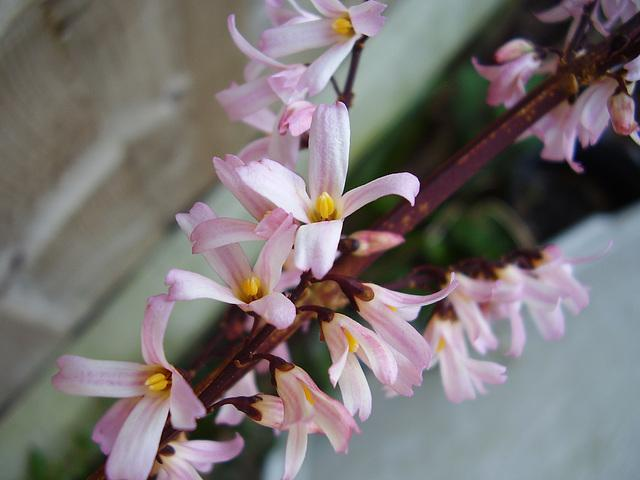
#> input picture python-code/opengl-learning/resources/images/f2.jpg, 640 x 480 px, found by its file name
$ jupyter execute '2.14Prewitt 边缘检测.ipynb'   (shell and % lines are left out)
#> lines starting #> are read from the running program, lines starting #| are printed output that depends on the picture; after the words box and inside, x2 and y2 are one past the last pixel; in counts of white or black regions, pixels touching at a corner belong together
# Prewitt 边缘检测

[cell 1]
#coding:utf-8
import numpy as np
import cv2
import matplotlib.pyplot as plt
import pandas as pd
from pandas import DataFrame

[cell 2]
src = cv2.cvtColor(cv2.imread('../datas/f2.jpg'),cv2.COLOR_BGR2RGB)

[cell 3]
def prewitt_edge(src):
    rgb = np.float64(src)
    dst = np.zeros_like(rgb)
    rows,cols = rgb.shape[0],rgb.shape[1]
#> rows = 480; cols = 640

    for x in range(1,rows - 1):
        for y in range(1,cols - 1):
            pixel = np.abs(rgb[x + 1,y - 1] + rgb[x + 1,y] + rgb[x + 1,y + 1] - \
                           rgb[x - 1,y - 1] - rgb[x - 1,y] - rgb[x - 1,y + 1]) + \
                    np.abs(rgb[x - 1,y - 1] + rgb[x,y - 1] + rgb[x + 1,y - 1] - \
                           rgb[x - 1,y + 1] - rgb[x,y + 1] - rgb[x + 1,y + 1])
            dst[x,y] = pixel
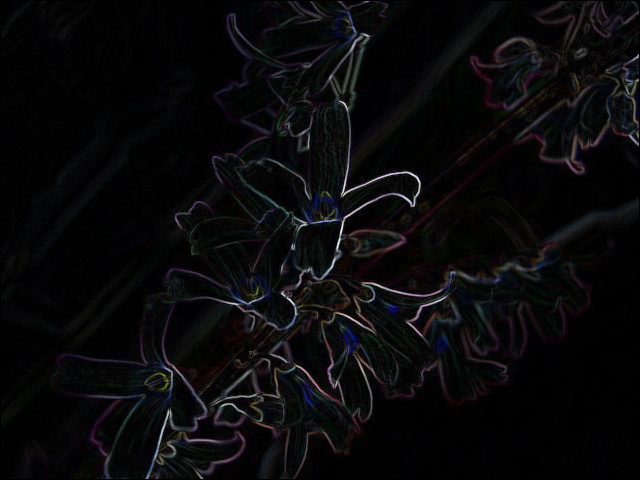
#> dst: shape (480, 640, 3) float64; mean R, G, B 32.3, 31.3, 34.9; drawn with min black and max white

    dst[dst < 0] = 0
    dst[dst > 255] = 255
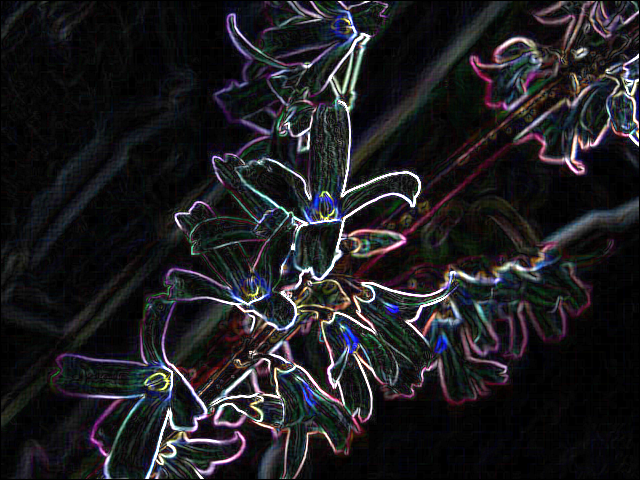
#> dst: shape (480, 640, 3) float64; 1.7% of pixels changed, all inside (x1, y1, x2, y2) = (99, 1, 639, 479)

    return cv2.convertScaleAbs(dst)
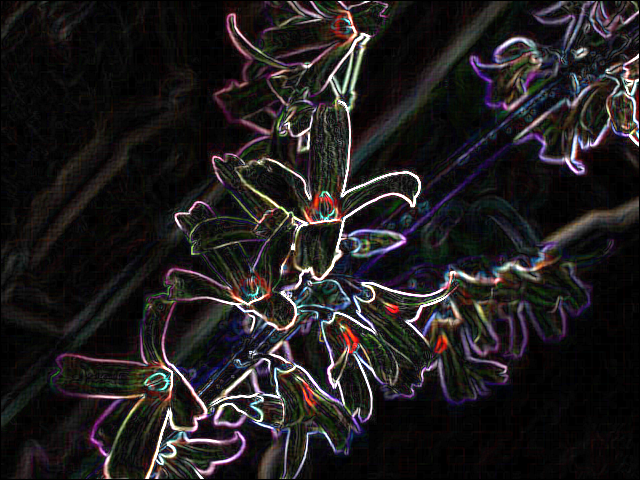
#> returned value: shape (480, 640, 3); mean of channels 0, 1, 2 30.6, 29.8, 33; drawn as B, G, R

[cell 4]
dst = prewitt_edge(src)

[cell 5]
plt.subplot(121)
plt.imshow(src)
plt.title('RGB')
plt.subplot(122)
plt.imshow(dst)
plt.title('Prewitt Edge')
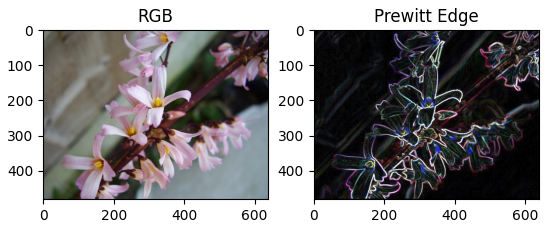
#> figure drawn by matplotlib, 2 panels

[cell 6]
gray = cv2.cvtColor(src,cv2.COLOR_RGB2GRAY)
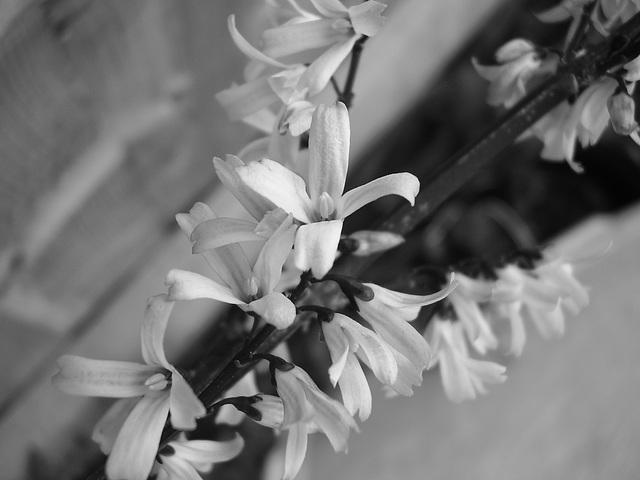
#> gray: shape (480, 640); min 2, max 251, mean 116.2
dst = prewitt_edge(gray)
#> in prewitt_edge (call 2), `dst[dst > 255] = 255`:
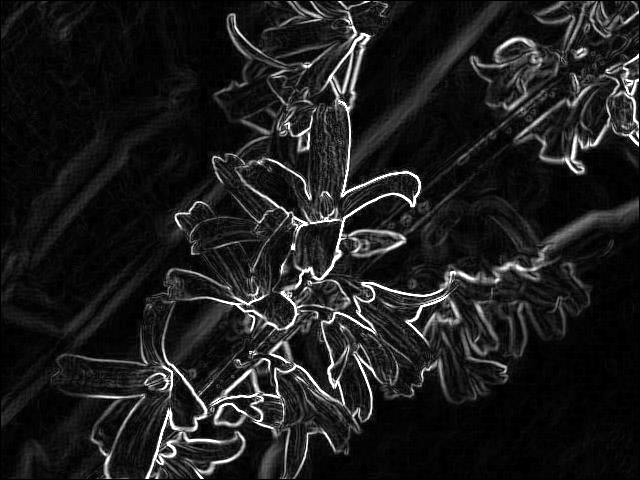
#> dst: shape (480, 640) float64; min 0, max 255, mean 29.2

[cell 7]
plt.subplot(121)
plt.imshow(src)
plt.title('RGB')
plt.subplot(122)
plt.imshow(dst,'gray')
plt.title('Prewitt Edge')

$ run again, with python-code/opengl-learning/resources/images/f1.jpg copied over python-code/opengl-learning/resources/images/f2.jpg
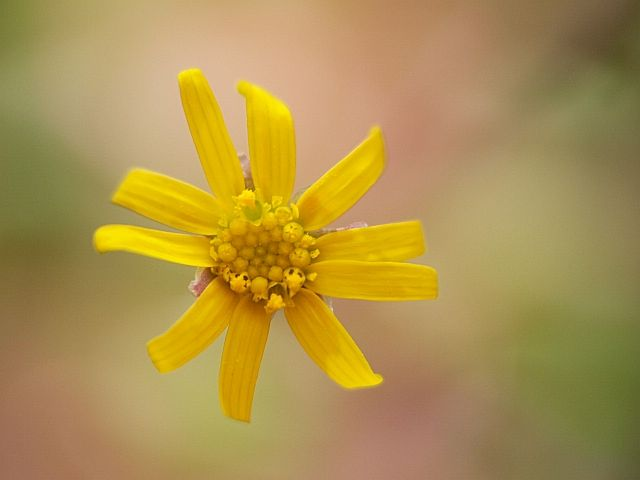
#> input picture python-code/opengl-learning/resources/images/f1.jpg, 640 x 480 px, found by its file name
#> `gray = cv2.cvtColor(src,cv2.COLOR_RGB2GRAY)`:
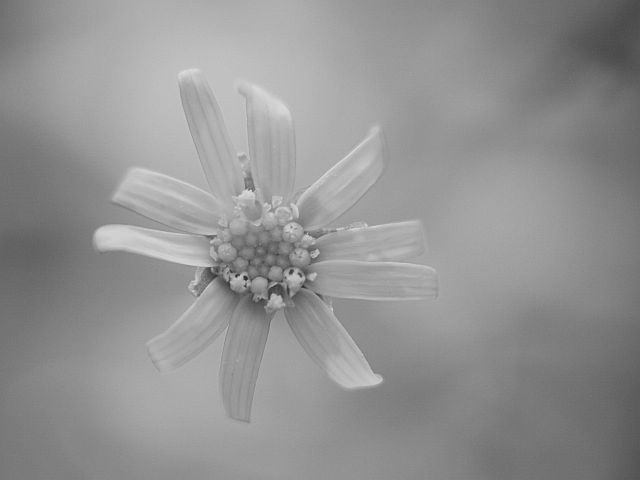
#> gray: shape (480, 640); min 40, max 222, mean 146.4
#> rgb: shape (480, 640) float64
#> in prewitt_edge (call 2), `dst[dst > 255] = 255`:
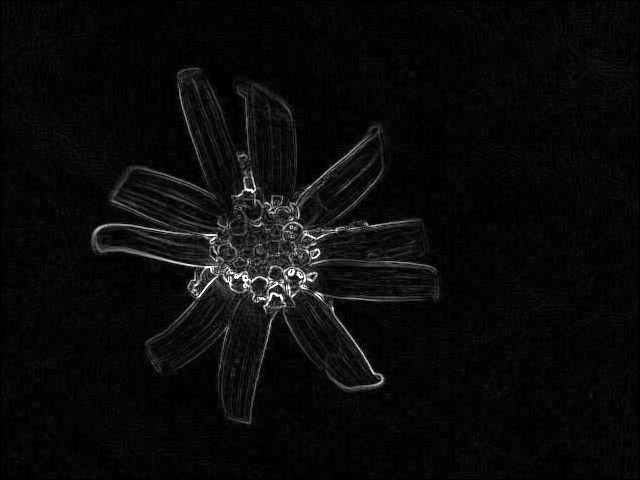
#> dst: shape (480, 640) float64; min 0, max 255, mean 10.3

$ run again, with python-code/opengl-learning/resources/images/f3.jpg copied over python-code/opengl-learning/resources/images/f2.jpg
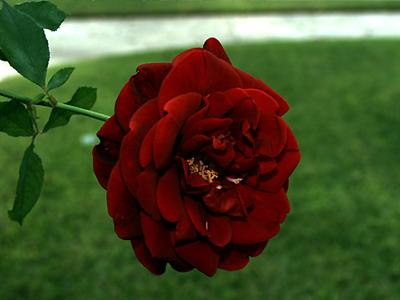
#> input picture python-code/opengl-learning/resources/images/f3.jpg, 400 x 300 px, found by its file name
#> `gray = cv2.cvtColor(src,cv2.COLOR_RGB2GRAY)`:
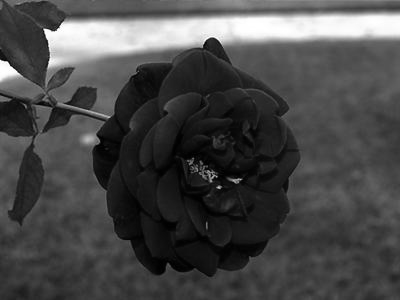
#> gray: shape (300, 400); min 0, max 255, mean 72.5
#> rgb: shape (300, 400) float64
#> in prewitt_edge (call 2), `dst[dst > 255] = 255`:
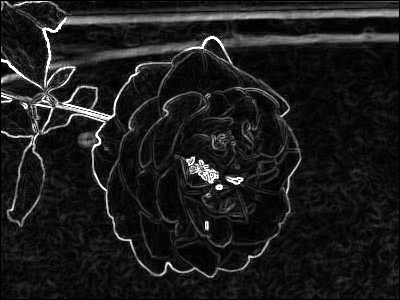
#> dst: shape (300, 400) float64; min 0, max 255, mean 28.2

$ run again, with python-code/opengl-learning/resources/images/f4.jpg copied over python-code/opengl-learning/resources/images/f2.jpg
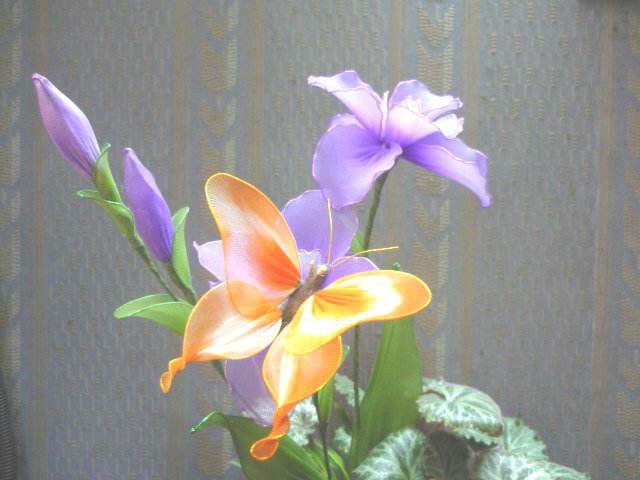
#> input picture python-code/opengl-learning/resources/images/f4.jpg, 640 x 480 px, found by its file name
#> rgb: shape (480, 640) float64
#> after the loop in prewitt_edge (call 2), `for x in range(1,rows - 1):`:
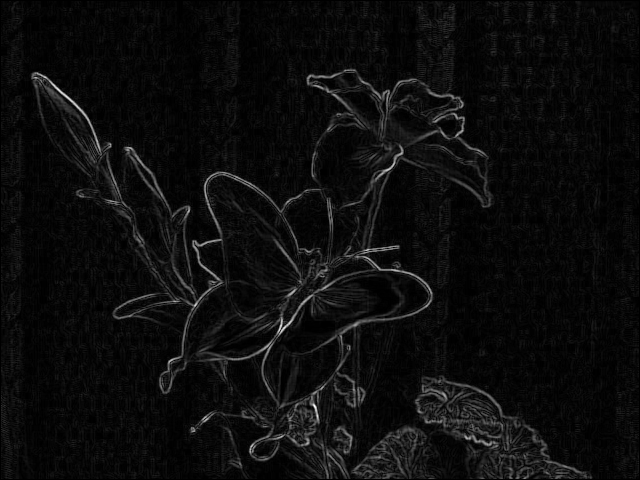
#> dst: shape (480, 640) float64; min 0, max 522, mean 26.9; drawn with min black and max white
#> in prewitt_edge (call 2), `dst[dst > 255] = 255`:
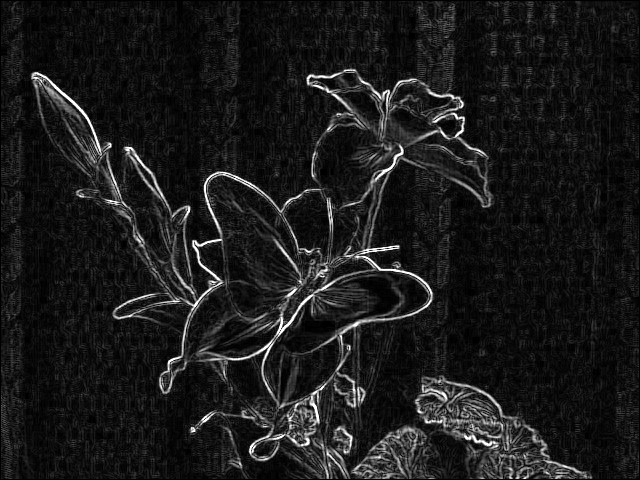
#> dst: shape (480, 640) float64; 0.37% of pixels changed, all inside (x1, y1, x2, y2) = (34, 70, 566, 479)
